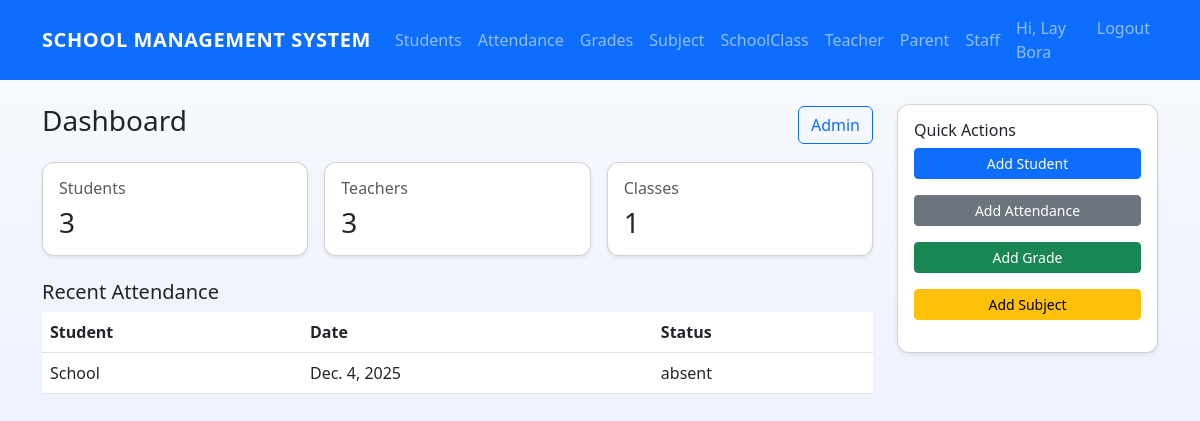
Page /accounts/admin/dashboard/ (signed in) on the earlier database version.
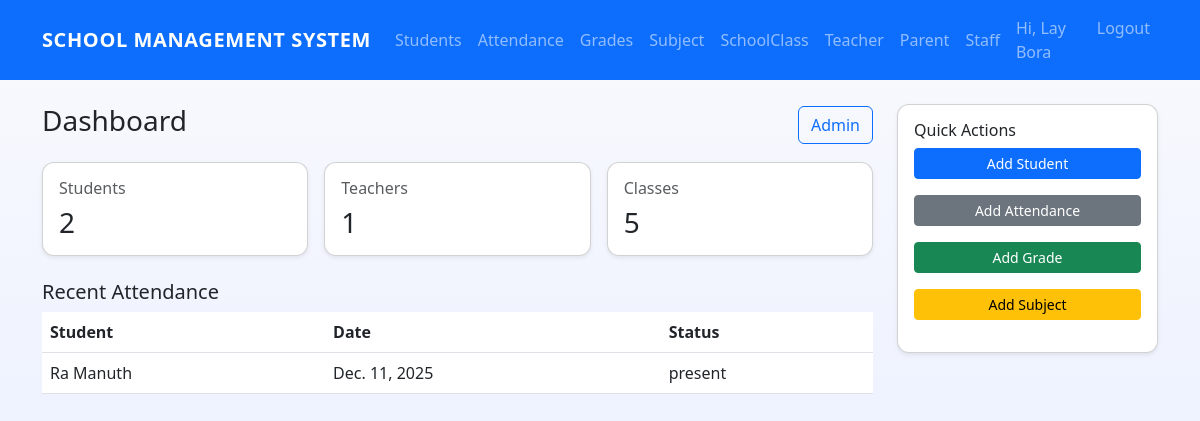
Same page on the later database version.
### core/models.py (models this page shows, shortened)
class Attendance(models.Model):
    STATUS = (('present','Present'),('absent','Absent'),('late','Late'))
    student = models.ForeignKey(StudentProfile, on_delete=models.CASCADE)
    date = models.DateField(default=timezone.now)
    status = models.CharField(max_length=10, choices=STATUS, default='present')
    remark = models.TextField(blank=True)
    class Meta:
        unique_together = ('student','date')

class StudentProfile(models.Model):
    user = models.OneToOneField(User, on_delete=models.CASCADE)
    school_class = models.ForeignKey(SchoolClass, on_delete=models.SET_NULL, null=True, blank=True)
    roll_number = models.CharField(max_length=20, blank=True)
    parent = models.ForeignKey(ParentProfile, on_delete=models.SET_NULL, null=True, blank=True)
    image = models.ImageField(
        upload_to=user_directory_path,
        default='default/Student.png',
        blank=True
    )
    def __str__(self): return self.user.get_full_name() or self.user.username

class User(AbstractUser):
    ROLE_CHOICES = (
        ('admin','Admin'),
        ('teacher','Teacher'),
        ('student','Student'),
        ('parent','Parent'),
        ('staff','Staff'),
    )
    role = models.CharField(max_length=10, choices=ROLE_CHOICES, default='student')
    phone = models.CharField(max_length=20, blank=True)

### accounts/views.py (the view)
# urls.py: path('admin/dashboard/',HomeView.as_view(),name='dashboard'),
class HomeView(LoginRequiredMixin, TemplateView):
    template_name = 'accounts/dashboard.html'
    def get_context_data(self, **kwargs):
        ctx = super().get_context_data(**kwargs)
        ctx['students_count'] = StudentProfile.objects.count()
        ctx['teachers_count'] = TeacherProfile.objects.count()
        ctx['classes_count'] = SchoolClass.objects.count()
        ctx['recent_attendance'] = Attendance.objects.order_by('-date')[:5]
        return ctx

### accounts/templates/accounts/dashboard.html (shortened to what this page needs)
{% extends 'core/base.html' %}
{% block content %}
<div class="row">
  <div class="col-md-9">
    <div class="d-flex justify-content-between align-items-center mb-3">
      <h1 class="h3">Dashboard</h1>
      <div><a class="btn btn-outline-primary" href="{% url 'admin:index' %}">Admin</a></div>
    </div>
    <div class="row g-3 mb-4">
      <div class="col-sm-4">
        <div class="card shadow-sm h-100">
          <div class="card-body">
            <h6 class="card-title text-muted">Students</h6>
            <h3 class="card-text">{{ students_count }}</h3>
          </div>
        </div>
      </div>
      <div class="col-sm-4">
        <div class="card shadow-sm h-100">
          <div class="card-body">
            <h6 class="card-title text-muted">Teachers</h6>
            <h3 class="card-text">{{ teachers_count }}</h3>
          </div>
        </div>
      </div>
      <div class="col-sm-4">
        <div class="card shadow-sm h-100">
          <div class="card-body">
            <h6 class="card-title text-muted">Classes</h6>
            <h3 class="card-text">{{ classes_count }}</h3>
          </div>
        </div>
      </div>
    </div>
    <h5>Recent Attendance</h5>
    <table class="table table-hover">
      <thead><tr><th>Student</th><th>Date</th><th>Status</th></tr></thead>
      <tbody>
        {% for a in recent_attendance %}
          <tr><td>{{ a.student }}</td><td>{{ a.date }}</td><td>{{ a.status }}</td></tr>
        {% empty %}
          <tr><td colspan="3">No records</td></tr>
        {% endfor %}
      </tbody>
    </table>
  </div>
  <div class="col-md-3">
    <div class="card shadow-sm mb-3">
      <div class="card-body">
        <h6 class="card-title">Quick Actions</h6>
        <p><a href="{% url 'student-add' %}" class="btn btn-sm btn-primary w-100">Add Student</a></p>
        <p><a href="{% url 'attendance-add' %}" class="btn btn-sm btn-secondary w-100">Add Attendance</a></p>
        <p><a href="{% url 'grade-add' %}" class="btn btn-sm btn-success w-100">Add Grade</a></p>
        <p><a href="{% url 'subject_create' %}" class="btn btn-sm btn-warning w-100">Add Subject</a></p>
      </div>
    </div>
  </div>
</div>
{% endblock %}

Differences in the rows shown:
changed Attendance: student "School" → "Ra Manuth"; date "Dec. 4, 2025" → "Dec. 11, 2025"; status "absent" → "present"
Other differences:
{{ students_count }}: "3" → "2"
{{ teachers_count }}: "3" → "1"
{{ classes_count }}: "1" → "5"
